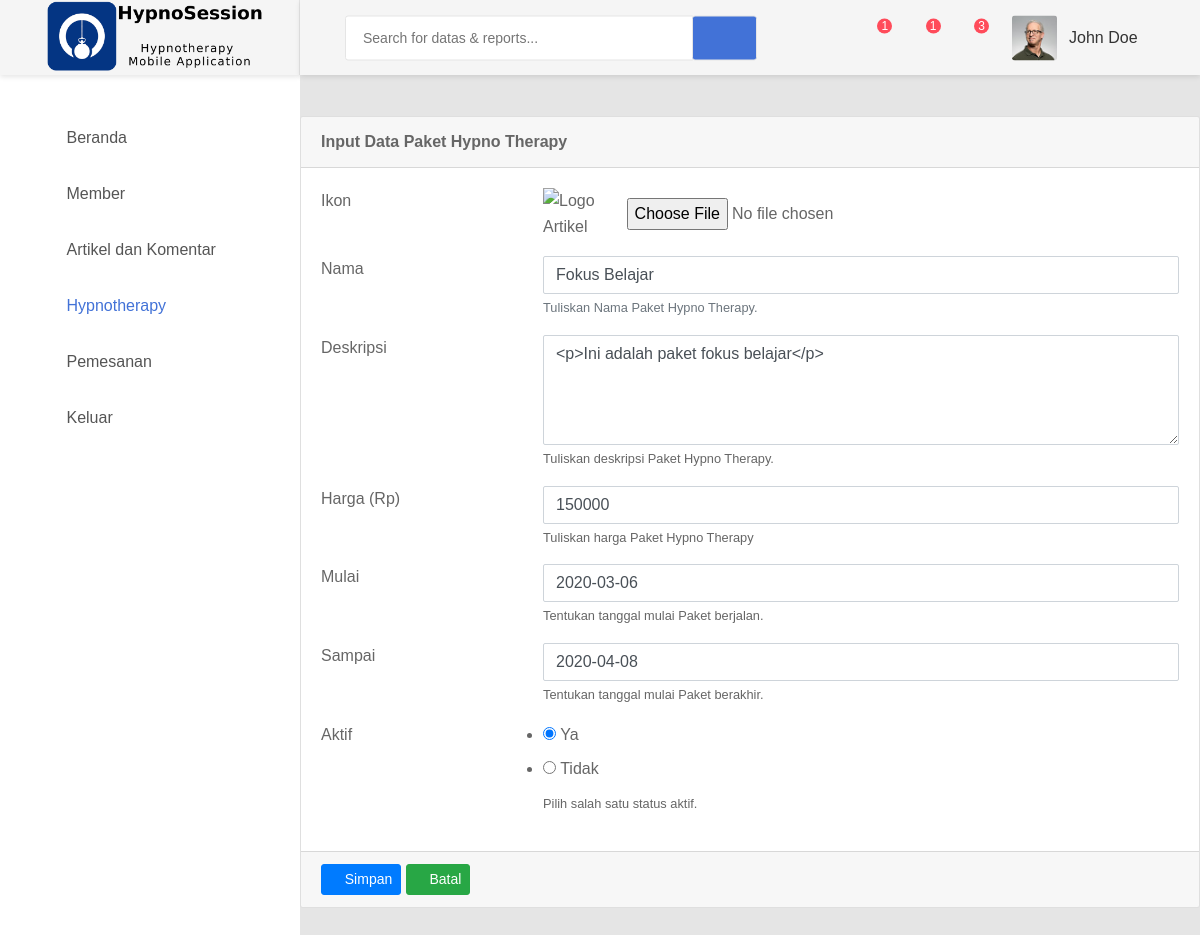
The page /hypno/edit/1 on the database its author committed.
### hypno/models.py (models this page shows, shortened)
class PaketTerapi(models.Model):
    ikon_src = models.TextField(null=True)
    nama = models.CharField(max_length=100)
    deskripsi = models.TextField()
    harga = models.IntegerField()
    aktif = models.BooleanField()
    mulai = models.DateField()
    akhir = models.DateField()
    publikasi = models.DateTimeField(auto_now_add=True)
    update = models.DateTimeField(auto_now=True)
    class Meta:
        db_table = 'paket_terapi'

### hypno/views.py (the view, shortened to what this page needs)
# urls.py: path('edit/<int:id>', views.edit, name='edit'),
def edit(request, id):
    paket = PaketTerapi.objects.get(id=id)
    form = PaketTerapiForm(instance=paket)
    form.fields['aktif'].initial = [paket.aktif]
    context = {
        'paket': paket,
        'view': 'hypno',
        'title': 'Paket Hypnotherapy -> Ubah Data',
        'form': form
    }
    return render(request, 'hypno/form.html', context)

### hypno/templates/hypno/form.html (shortened to what this page needs)
{% extends "base.html" %}
{% block content %}
{% load static %}
<div class="card">
    <div class="card-header">
        <strong>Input Data Paket Hypno Therapy</strong>
    </div>
    <form action="" method="post" enctype="multipart/form-data" class="form-horizontal">
        <div class="card-body card-block">
            <div class="row form-group">
                <div class="col col-md-3">
                    <label for="nama" class=" form-control-label">Ikon</label>
                </div>
                <div class="col-12 col-md-9">
                    <div class="form-check-inline form-check">
                        <div id="ikon-div" class="image">
                            <img id="img-ikon" style="width: 150px; height: 150px;" src="{{ form.ikon_src.value }}"
                                 alt="Logo Artikel">
                        </div> &nbsp;
                        <input type="file" id="ikon" name="ikon" class="form-control-file"
                               class="btn btn-secondary btn-sm"/>
                    </div>
                </div>
            </div>
            <div class="row form-group">
                <div class="col col-md-3">
                    <label for="nama" class=" form-control-label">Nama</label>
                </div>
                <div class="col-12 col-md-9">
                    {{ form.nama }}
                    <small class="form-text text-muted">Tuliskan Nama Paket Hypno Therapy.</small>
                </div>
            </div>
            <div class="row form-group">
                <div class="col col-md-3">
                    <label for="hf-deskripsi" class=" form-control-label">Deskripsi</label>
                </div>
                <div class="col-12 col-md-9">
                    {{ form.deskripsi }}
                    <small class="help-block form-text">Tuliskan deskripsi Paket Hypno Therapy.</small>
                </div>
            </div>
            <div class="row form-group">
                <div class="col col-md-3">
                    <label for="hf-harga" class=" form-control-label">Harga (Rp)</label>
                </div>
                <div class="col-12 col-md-9">
                    {{ form.harga }}
                    <small class="help-block form-text">Tuliskan harga Paket Hypno Therapy</small>
                </div>
            </div>
            <div class="row form-group">
                <div class="col col-md-3">
                    <label for="hf-harga" class=" form-control-label">Mulai</label>
                </div>
                <div class="col-12 col-md-9">
                    {{ form.mulai }}
                    <small class="help-block form-text">Tentukan tanggal mulai Paket berjalan.</small>
                </div>
            </div>
            <div class="row form-group">
                <div class="col col-md-3">
                    <label for="hf-harga" class=" form-control-label">Sampai</label>
                </div>
                <div class="col-12 col-md-9">
                    {{ form.akhir }}
                    <small class="help-block form-text">Tentukan tanggal mulai Paket berakhir.</small>
                </div>
            </div>
            <div class="row form-group">
                <div class="col col-md-3">
                    <label for="aktif" class=" form-control-label">Aktif</label>
                </div>
                <div class="col col-md-9">
                    {{ form.aktif }}
                    <small class="help-block form-text">Pilih salah satu status aktif.</small>
                </div>
            </div>
        </div>
        <div class="card-footer">
            <button type="submit" class="btn btn-primary btn-sm">
                <i class="fa fa-dot-circle-o"></i> Simpan
            </button>
            <a class="btn btn-success btn-sm" href="/hypno/" role="button">
                <i class="fa fa-ban"></i> Batal
            </a>
        </div>
    </form>
    {% endblock %}

### rows shown on the page
PaketTerapi: nama "Fokus Belajar", deskripsi "<p>Ini adalah paket fokus belajar</p>", harga "150000", mulai "2020-03-06", akhir "2020-04-08", aktif "☑ Ya ☐ Tidak"
